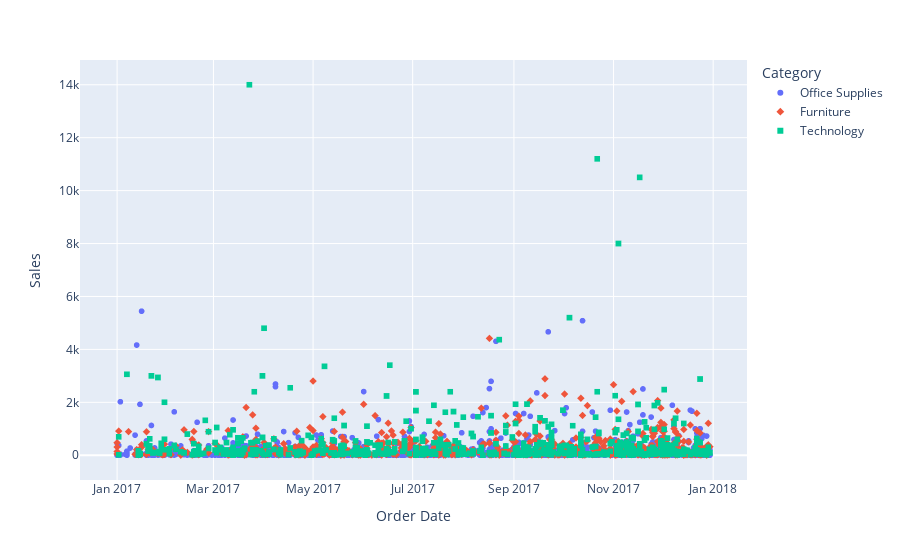

The notebook cell this image was saved under:
### Code cell
import plotly.express as px
fig = px.scatter(df, y='Sales', x='Order Date', color='Category', symbol='Category')
fig.show()

### Figure 1 — Plotly figure (JSON) as saved in the notebook; plotly's stock layout.template omitted (floating-point values rounded to 4 significant figures; data arrays with more than 128 entries replaced by an {"elided": "..."} marker saying what was removed)
{"data": [{"hovertemplate": "Category=Office Supplies<br>Order Date=%{x}<br>Sales=%{y}<extra></extra>", "legendgroup": "Office Supplies", "marker": {"color": "#636efa", "symbol": "circle"}, "mode": "markers", "name": "Office Supplies", "showlegend": true, "type": "scattergl", "x": {"elided": "2002 str values"}, "xaxis": "x", "y": {"elided": "2002 float values"}, "yaxis": "y"}, {"hovertemplate": "Category=Furniture<br>Order Date=%{x}<br>Sales=%{y}<extra></extra>", "legendgroup": "Furniture", "marker": {"color": "#EF553B", "symbol": "diamond"}, "mode": "markers", "name": "Furniture", "showlegend": true, "type": "scattergl", "x": {"elided": "686 str values"}, "xaxis": "x", "y": {"elided": "686 float values"}, "yaxis": "y"}, {"hovertemplate": "Category=Technology<br>Order Date=%{x}<br>Sales=%{y}<extra></extra>", "legendgroup": "Technology", "marker": {"color": "#00cc96", "symbol": "square"}, "mode": "markers", "name": "Technology", "showlegend": true, "type": "scattergl", "x": {"elided": "624 str values"}, "xaxis": "x", "y": {"elided": "624 float values"}, "yaxis": "y"}], "layout": {"legend": {"title": {"text": "Category"}, "tracegroupgap": 0}, "margin": {"t": 60}, "xaxis": {"anchor": "y", "domain": [0, 1], "title": {"text": "Order Date"}}, "yaxis": {"anchor": "x", "domain": [0, 1], "title": {"text": "Sales"}}}}
